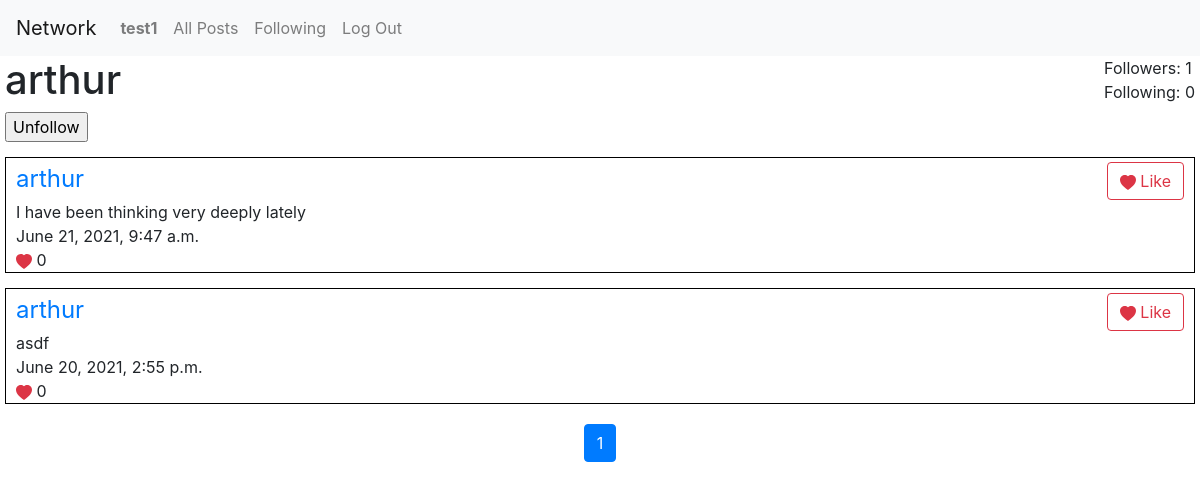
/user-profile/1 (signed in), run on an earlier commit of the app's database.
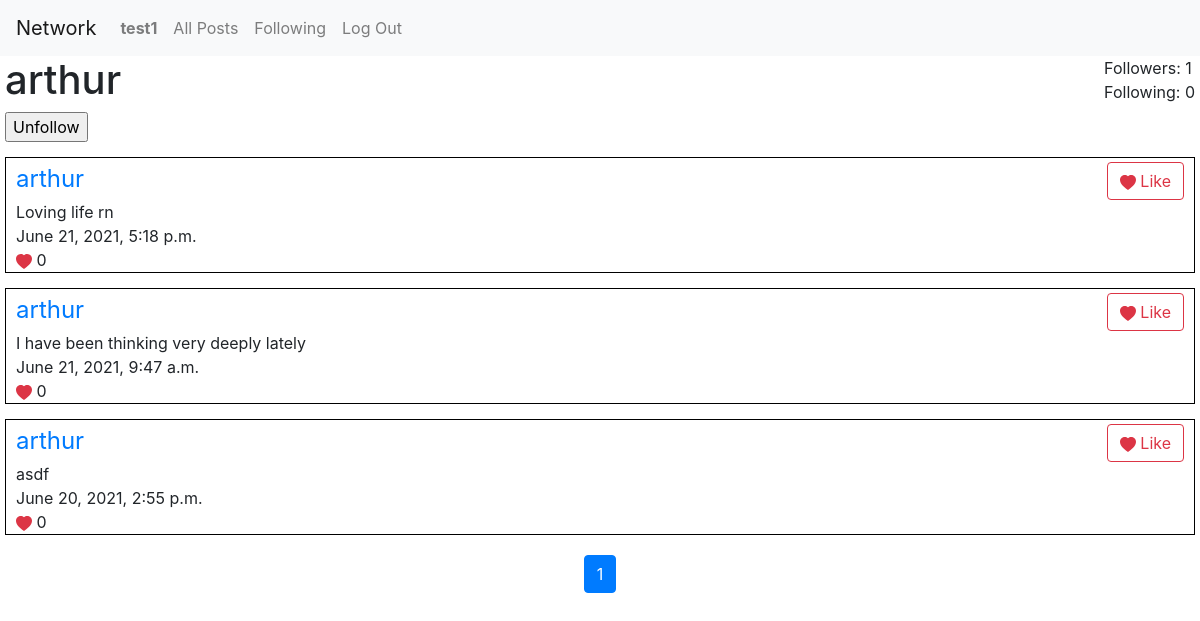
And on a later commit of the database.
### network/models.py (models this page shows)
class User(AbstractUser):
    follows = models.ManyToManyField(
        "User",
        blank=True,
        related_name="followers"
    )

class Post(models.Model):
    user = models.ForeignKey(
        User,
        on_delete=CASCADE, related_name="posts")
    text = models.CharField(
        max_length=1000,
        verbose_name="Post:"
    )
    likes = models.ManyToManyField(
        User,
        blank=True,
        related_name="likedPosts"
    )
    date = models.DateTimeField(
        verbose_name="Published:",
        auto_now_add=True,
        blank=True
    )

### network/views.py (the view)
# urls.py: path("user-profile/<int:user_id>", views.user_profile, name="user-profile"),
def user_profile(request, user_id, page_num=1):
    try:
        user = User.objects.get(pk=user_id)
    except ObjectDoesNotExist:
        return HttpResponseRedirect(reverse("index"))
    posts = user.posts.all().order_by("-date")
    if request.user and request.user != user:
        try:
            request.user.follows.get(pk=user.id)
        except ObjectDoesNotExist:
            action = "Follow"
        else:
            action = "Unfollow"
    else:
        action = False
    return render(request, "network/user-profile.html", {
        "profile_user": user,
        "posts": Paginator(posts, 10).page(page_num),
        "base_url": reverse("user-profile", args=[user.id]),
        "action": action,
        "edit_post_form": EditForm()
    })

### network/views.py
class EditForm(ModelForm):
    class Meta:
        model = Post
        fields = ["text"]
        widgets = {
            "text": Textarea(attrs={"rows": 3})
        }

### network/templates/network/user-profile.html (shortened to what this page needs)
{% extends "network/layout.html" %}
{% block body %}
    <div class="profile-cont">
      <div class="user-cont">
        <div class="title">
          <h1>{{profile_user.username}}</h1>
          {% if user.is_authenticated and action%}
            <form action="{% url 'follow' profile_user.id %}" method="post">
              <input type="submit" value="{{action}}" name="action" class="follow-btn">
            </form>
          {% endif %}
        </div>
        <div class="stats">
          <div class="followers">Followers: {{profile_user.followers.count}}</div>
          <div class="follows">Following: {{profile_user.follows.count}}</div>
        </div>
      </div>
        {%include "network/posts.html"%}
    </div>
{% endblock %}

### network/templates/network/layout.html (shortened to what this page needs)
{% load static %}
<!DOCTYPE html>
<html lang="en">
    <head>
        <link rel="stylesheet" href="https://stackpath.bootstrapcdn.com/bootstrap/4.4.1/css/bootstrap.min.css">
        <link rel="stylesheet" href="https://cdn.jsdelivr.net/npm/bootstrap-icons@1.5.0/font/bootstrap-icons.css">
        <link href="{% static 'network/styles.css' %}" rel="stylesheet">
    </head>
    <body>
        <nav class="navbar navbar-expand-lg navbar-light bg-light">
            <a class="navbar-brand" href="{%url "index"%}">Network</a>
            <div>
              <ul class="navbar-nav mr-auto">
                {% if user.is_authenticated %}
                    <li class="nav-item">
                        <a class="nav-link" href="{% url 'user-profile' user.id%}"><strong>{{ user.username }}</strong></a>
                    </li>
                {% endif %}
                <li class="nav-item">
                  <a class="nav-link" href="{% url 'all-posts' %}">All Posts</a>
                </li>
                {% if user.is_authenticated %}
                    <li class="nav-item">
                        <a class="nav-link" href="{% url 'following-posts' %}">Following</a>
                    </li>
                    <li class="nav-item">
                        <a class="nav-link" href="{% url 'logout' %}">Log Out</a>
                    </li>
                {% endif %}
              </ul>
            </div>
          </nav>
        <div class="body">
            {% block body %}
            {% endblock %}
        </div>
    </body>
</html>

### network/templates/network/posts.html (shortened to what this page needs)
<div class="posts-cont">
  {% for post in posts.object_list %}
  <div class="post-cont">
    <div class="header">
      <a href="{% url 'user-profile' post.user.id%}" class="user">{{post.user}}</a>
      {% if user.is_authenticated %}
        <button class="btn btn-outline-danger like-btn" value="{{post.id}}">
          <svg xmlns="http://www.w3.org/2000/svg" width="16" height="16" fill="currentColor" class="bi bi-heart-fill" viewBox="0 0 16 16">
            <path fill-rule="evenodd" d="M8 1.314C12.438-3.248 23.534 4.735 8 15-7.534 4.736 3.562-3.248 8 1.314z"/>
          </svg>
          {% if user in post.likes.all %}
          Unlike
          {% else %}
          Like
          {% endif %}
        </button>
      {% endif %}
    </div>
    <div class="text">{{post.text}}</div>
    <div class="date">{{post.date}}</div>
    <div class="likes">
      <svg xmlns="http://www.w3.org/2000/svg" width="16" height="16" fill="currentColor" class="bi bi-heart-fill" viewBox="0 0 16 16">
        <path fill-rule="evenodd" d="M8 1.314C12.438-3.248 23.534 4.735 8 15-7.534 4.736 3.562-3.248 8 1.314z"/>
      </svg>
      {{post.likes.count}}
    </div>
  </div>
  {% empty %}
    <h1>There are no posts</h1>
  {% endfor %}
  <nav aria-label="Page navigation" >
    <ul class="pagination">
      {% for page_num in posts.paginator.page_range %}
        {% if page_num == posts.number %}
          <li class="page-item active">
            <a href="#" class="page-link">{{page_num}}</a>
          </li>
        {% else %}
          <li class="page-item">
            <a href="{{base_url}}/{{page_num}}" class="page-link">{{page_num}}</a>
          </li>
        {% endif %}
      {% endfor %}
    </ul>
  </nav>
</div>

### network/static/network/styles.css (style rules this page uses)
.posts-cont .post-cont { border: 1px solid black; display: -ms-grid; display: grid; padding-left: 10px; margin-top: 15px; margin-left: 5px; margin-right: 5px; }
.posts-cont .header { display: -webkit-box; display: -ms-flexbox; display: flex; -webkit-box-orient: horizontal; -webkit-box-direction: normal; -ms-flex-direction: row; flex-direction: row; -webkit-box-align: center; -ms-flex-align: center; align-items: center; }
.posts-cont .header .user { font-size: 1.5em; }
.posts-cont .header .btn { margin-right: 10px; margin-top: 4px; }
.posts-cont .header .user { -webkit-box-flex: 1; -ms-flex-positive: 1; flex-grow: 1; }
.posts-cont .likes svg { color: #dc3545; }
nav .pagination { -webkit-box-pack: center; -ms-flex-pack: center; justify-content: center; margin-top: 20px; }
.profile-cont .user-cont { display: -webkit-box; display: -ms-flexbox; display: flex; -webkit-box-orient: horizontal; -webkit-box-direction: normal; -ms-flex-direction: row; flex-direction: row; }
.profile-cont .user-cont .title { -webkit-box-flex: 1; -ms-flex-positive: 1; flex-grow: 1; display: -webkit-box; display: -ms-flexbox; display: flex; -webkit-box-orient: vertical; -webkit-box-direction: normal; -ms-flex-direction: column; flex-direction: column; padding-left: 5px; }
.profile-cont .user-cont .stats { padding-right: 5px; }

What changed in the data, as far as the page shows it:
added Post: user "arthur", shows "Like", text "Loving life rn", date "June 21, 2021, 5:18 p.m.", likes.count "0"
